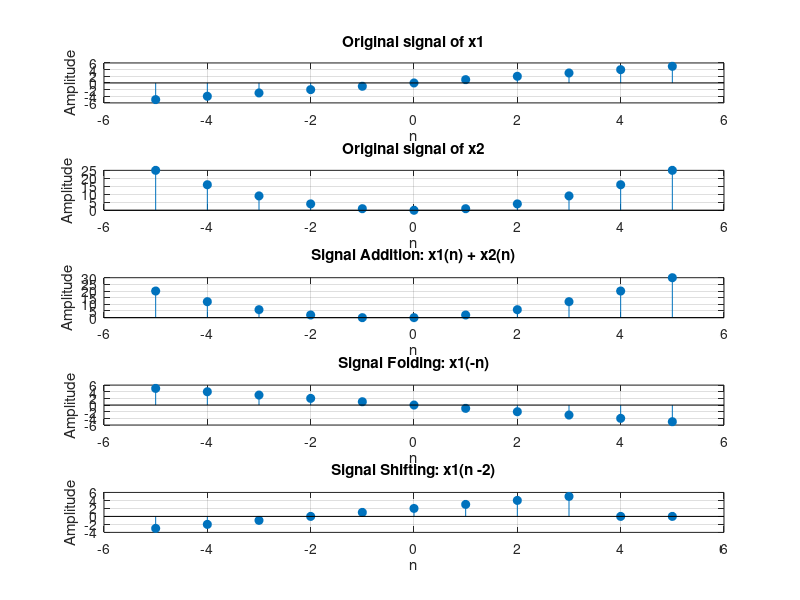

MATLAB code for this plot:
clc; clear all; close all;

% Define the signal
n = -5:5;                 % Range of n
x1 = n;                    % Example signal 1: x1(n) = n
x2 = n.^2;                 % Example signal 2: x2(n) = n^2


y_add = x1 + x2;


y_fold = fliplr(x1);

shift_value = -2; % positive for right shift, negative for left
y_shift = zeros(size(x1)); % initialize
if shift_value >= 0
    y_shift((shift_value+1):end) = x1(1:end-shift_value);
else
    y_shift(1:end+shift_value) = x1((-shift_value+1):end);
end

% Plot the results
figure;

subplot(5,1,1);
stem(n, x1, 'filled'); grid on;
title('Original signal of x1');
xlabel('n'); ylabel('Amplitude');

subplot(5,1,2);
stem(n, x2, 'filled'); grid on;
title('Original signal of x2');
xlabel('n'); ylabel('Amplitude');

subplot(5,1,3);
stem(n, y_add, 'filled'); grid on;
title('Signal Addition: x1(n) + x2(n)');
xlabel('n'); ylabel('Amplitude');

subplot(5,1,4);
stem(n, y_fold, 'filled'); grid on;
title('Signal Folding: x1(-n)');
xlabel('n'); ylabel('Amplitude');

subplot(5,1,5);
stem(n, y_shift, 'filled'); grid on;
title(['Signal Shifting: x1(n ', num2str(shift_value), ')']);
xlabel('n'); ylabel('Amplitude');